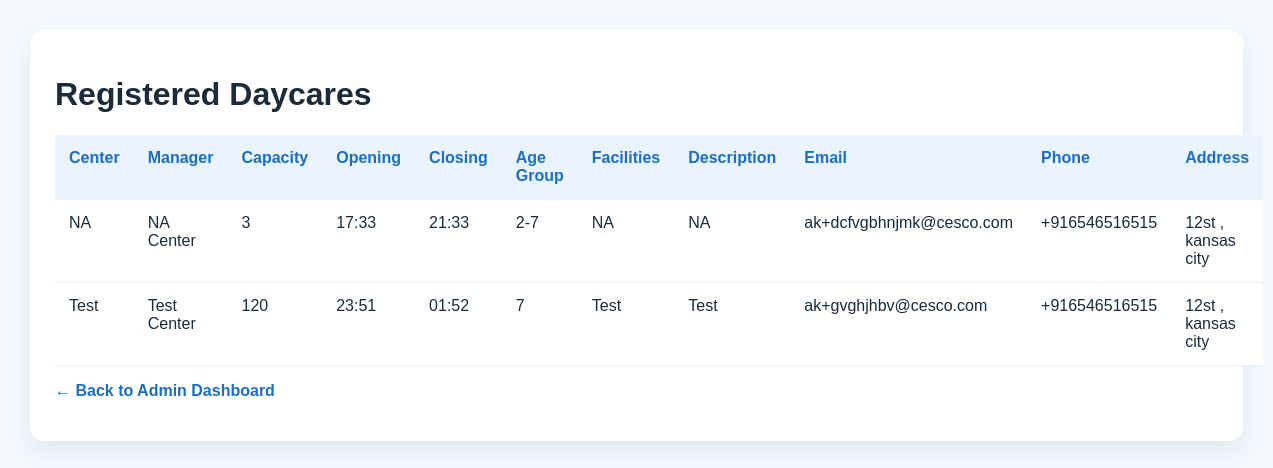
Page /admin_daycares.php (signed in) on the committed database.
### tables this page shows
CREATE TABLE `daycares` (
  `id` int(10) UNSIGNED NOT NULL,
  `user_id` int(10) UNSIGNED NOT NULL,
  `center_name` varchar(150) NOT NULL,
  `manager_name` varchar(150) DEFAULT NULL,
  `capacity` int(11) DEFAULT NULL,
  `opening_time` varchar(50) DEFAULT NULL,
  `closing_time` varchar(50) DEFAULT NULL,
  `age_group_supported` varchar(100) DEFAULT NULL,
  `facilities` text DEFAULT NULL,
  `description` text DEFAULT NULL,
  `email` varchar(150) DEFAULT NULL,
  `phone` varchar(30) DEFAULT NULL,
  `address` text DEFAULT NULL,
  `created_at` timestamp NOT NULL DEFAULT current_timestamp()
);

### app/Helpers/helpers.php (called while the page is built, shortened)
<?php
function e(?string $value): string
{
    return htmlspecialchars((string)$value, ENT_QUOTES, 'UTF-8');
}

### admin_daycares.php (the view, shortened to what this page needs)
<?php
include("connect.php");
require_once "app/Helpers/helpers.php";
$result = $conn->query("
    SELECT id, center_name, manager_name, capacity, opening_time, closing_time, age_group_supported, facilities, description, email, phone, address
    FROM daycares
    ORDER BY id DESC
");
?>
<!DOCTYPE html>
<html lang="en">
<head>
</head>
<body>
<div class="wrap">
    <div class="card">
        <h1>Registered Daycares</h1>
        <table>
            <tr>
                <th>Center</th>
                <th>Manager</th>
                <th>Capacity</th>
                <th>Opening</th>
                <th>Closing</th>
                <th>Age Group</th>
                <th>Facilities</th>
                <th>Description</th>
                <th>Email</th>
                <th>Phone</th>
                <th>Address</th>
            </tr>
            <?php while($row = $result->fetch_assoc()): ?>
            <tr>
                <td><?php echo e($row['center_name']); ?></td>
                <td><?php echo e($row['manager_name']); ?></td>
                <td><?php echo e($row['capacity']); ?></td>
                <td><?php echo e($row['opening_time']); ?></td>
                <td><?php echo e($row['closing_time']); ?></td>
                <td><?php echo e($row['age_group_supported']); ?></td>
                <td><?php echo e($row['facilities']); ?></td>
                <td><?php echo e($row['description']); ?></td>
                <td><?php echo e($row['email']); ?></td>
                <td><?php echo e($row['phone']); ?></td>
                <td><?php echo e($row['address']); ?></td>
            </tr>
            <?php endwhile; ?>
        </table>
        <p><a href="admin_dashboard.php">← Back to Admin Dashboard</a></p>
    </div>
</div>
</body>
</html>

### admin_daycares.php (style rules this page uses)
body { margin:0; font-family:Arial; background:#f4f9ff; color:#1b2b3a; padding:30px; }
.wrap { max-width:1250px; margin:auto; }
.card { background:#fff; padding:25px; border-radius:14px; box-shadow:0 10px 25px rgba(0,0,0,0.08); }
table { width:100%; border-collapse:collapse; background:#fff; }
th, td { padding:14px; border-bottom:1px solid #e6eef7; text-align:left; vertical-align:top; }
th { background:#eaf4ff; color:#1b6ec2; }
a { color:#1b6ec2; text-decoration:none; font-weight:bold; }

### rows in the picture
daycares: center_name "NA", manager_name "NA Center", capacity "3", opening_time "17:33", closing_time "21:33", age_group_supported "2-7", facilities "NA", description "NA", email "ak+dcfvgbhnjmk@cesco.com", phone "+916546516515", address "12st , kansas city"
daycares: center_name "Test", manager_name "Test Center", capacity "120", opening_time "23:51", closing_time "01:52", age_group_supported "7", facilities "Test", description "Test", email "ak+gvghjhbv@cesco.com", phone "+916546516515", address "12st , kansas city"
